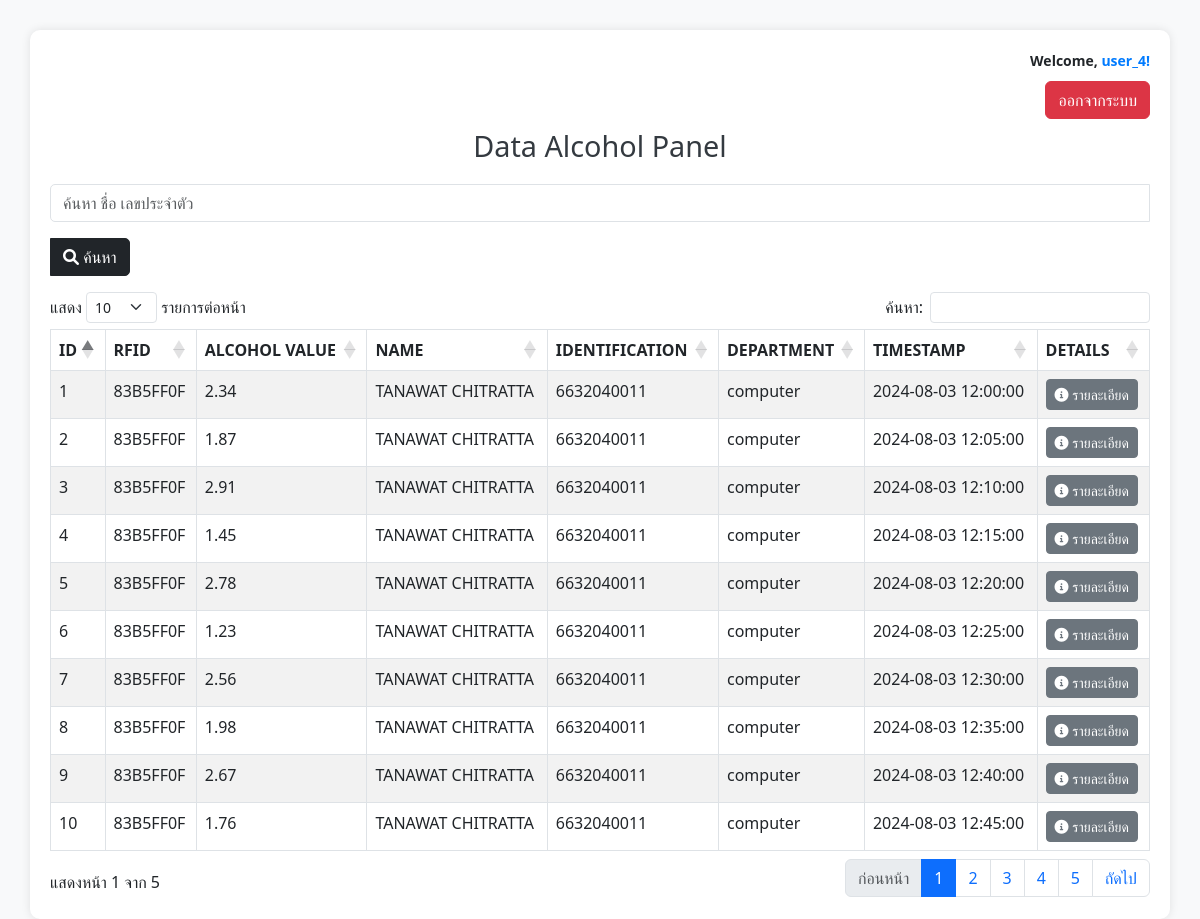
The app's page /sensor_db/display/index.php (signed in) with its own data.
### tables this page shows
CREATE TABLE `alcohol` (
  `id` int(11) NOT NULL,
  `rfid` varchar(255) NOT NULL,
  `created_at` datetime NOT NULL DEFAULT current_timestamp(),
  `updated_at` datetime NOT NULL DEFAULT current_timestamp() ON UPDATE current_timestamp(),
  `alcoholvalue` float NOT NULL
);

CREATE TABLE `users` (
  `rfid` varchar(255) NOT NULL,
  `name` varchar(255) NOT NULL,
  `identification` varchar(255) NOT NULL,
  `username` varchar(255) NOT NULL,
  `password` varchar(255) NOT NULL,
  `department` varchar(255) NOT NULL,
  `email` varchar(255) NOT NULL,
  `admin` tinyint(1) DEFAULT 0,
  `created_at` datetime NOT NULL DEFAULT current_timestamp(),
  `updated_at` datetime NOT NULL DEFAULT current_timestamp() ON UPDATE current_timestamp()
);

### sensor_db/display/index.php (the view, shortened to what this page needs)
<?php
include_once "../db.php";
$sql = "SELECT alcohol.id, alcohol.rfid, alcohol.alcoholvalue, users.name, users.identification, users.department, alcohol.created_at, alcohol.updated_at
        FROM alcohol
        INNER JOIN users ON alcohol.rfid = users.rfid";
$alcohol_result = $conn->query($sql);
?>
<!DOCTYPE html>
<html lang="en">
<head>
    <link href="https://cdn.jsdelivr.net/npm/bootstrap@5.3.0-alpha1/dist/css/bootstrap.min.css" rel="stylesheet">
    <link rel="stylesheet" href="https://cdn.datatables.net/1.11.5/css/dataTables.bootstrap5.min.css">
    <link rel="stylesheet" href="https://cdnjs.cloudflare.com/ajax/libs/font-awesome/6.0.0-beta3/css/all.min.css">
</head>
<body>
<div class="container">
    <div class="row">
        <div class="col-12 text-end">
            <?php if (isset($_SESSION['username'])): ?>
                <p class="user-welcome">Welcome, <span class="username"><?php echo $_SESSION['username']; ?>!</span></p>
            <?php endif; ?>
            <a href="../logout.php" class="btn btn-danger btn-logout">ออกจากระบบ</a>
        </div>
    </div>
    <h1 class="text-center"><i class=""></i> Data Alcohol Panel </h1>
    <div class="row mb-3">
        <div class="col-md-12"> <input type="text" class="form-control" placeholder="ค้นหา ชื่อ เลขประจำตัว" id="searchInput">
        </div>
    </div>
    <div class="row mb-3">
        <div class="col-md-12">
            <button class="btn btn-dark" type="button" id="searchButton">
                <i class="fas fa-search"></i> ค้นหา
            </button>
        </div>
    </div>
    <div class="table-responsive">
        <table id="alcoholTable" class="table table-striped table-bordered">
            <thead>
                <tr>
                    <th scope="col">ID</th>
                    <th scope="col">RFID</th>
                    <th scope="col">ALCOHOL VALUE</th>
                    <th scope="col">NAME</th>
                    <th scope="col">IDENTIFICATION</th>
                    <th scope="col">DEPARTMENT</th>
                    <th scope="col">TIMESTAMP</th>
                    <th scope="col">DETAILS</th>
                </tr>
            </thead>
            <tbody>
            <?php while ($row = $alcohol_result->fetch_assoc()): ?>
                <tr class="<?php echo $row['alcoholvalue'] > 20 ? 'high-alcohol' : 'low-alcohol'; ?>">
                    <td><?php echo htmlspecialchars($row["id"]); ?></td>
                    <td><?php echo htmlspecialchars($row["rfid"]); ?></td>
                    <td><?php echo htmlspecialchars($row["alcoholvalue"]); ?></td>
                    <td><?php echo htmlspecialchars($row["name"]); ?></td>
                    <td><?php echo htmlspecialchars($row["identification"]); ?></td>
                    <td><?php echo htmlspecialchars($row["department"]); ?></td>
                    <td><?php echo htmlspecialchars($row["updated_at"]); ?></td>
                    <td>
                        <button type="button" class="btn btn-sm btn-secondary" data-bs-toggle="modal" data-bs-target="#modalDetails<?php echo $row["id"]; ?>">
                            <i class="fas fa-info-circle"></i> รายละเอียด
                        </button>
                    </td>
                </tr>
            <?php endwhile; ?>
            </tbody>
        </table>
    </div>
</div>
</body>
</html>

### sensor_db/display/index.php (style rules this page uses)
body { background-color: #f8f9fa; }
.container { background-color: #fff; border-radius: 10px; box-shadow: 0 0 10px rgba(0, 0, 0, 0.1); padding: 20px; margin-top: 30px; }
h1 { color: #343a40; margin-bottom: 20px; font-size: 1.8rem; text-align: center; }
.low-alcohol { background-color: #d4edda; }
#searchInput { border-radius: 5px 0 0 5px; }
#searchButton { border-radius: 0 5px 5px 0; }
.btn-logout { position: relative; top: 0; right: 0; margin-bottom: 10px; }
.user-welcome { font-size: 14px; margin-bottom: 10px; font-weight: 600; }
.username { color: #007bff; }

### records on screen
alcohol: id "1", rfid "83B5FF0F", alcoholvalue "2.34", rfid.name "TANAWAT CHITRATTA", rfid.identification "6632040011", rfid.department "computer", updated_at "2024-08-03 12:00:00"
alcohol: id "2", rfid "83B5FF0F", alcoholvalue "1.87", rfid.name "TANAWAT CHITRATTA", rfid.identification "6632040011", rfid.department "computer", updated_at "2024-08-03 12:05:00"
alcohol: id "3", rfid "83B5FF0F", alcoholvalue "2.91", rfid.name "TANAWAT CHITRATTA", rfid.identification "6632040011", rfid.department "computer", updated_at "2024-08-03 12:10:00"
alcohol: id "4", rfid "83B5FF0F", alcoholvalue "1.45", rfid.name "TANAWAT CHITRATTA", rfid.identification "6632040011", rfid.department "computer", updated_at "2024-08-03 12:15:00"
alcohol: id "5", rfid "83B5FF0F", alcoholvalue "2.78", rfid.name "TANAWAT CHITRATTA", rfid.identification "6632040011", rfid.department "computer", updated_at "2024-08-03 12:20:00"
alcohol: id "6", rfid "83B5FF0F", alcoholvalue "1.23", rfid.name "TANAWAT CHITRATTA", rfid.identification "6632040011", rfid.department "computer", updated_at "2024-08-03 12:25:00"
alcohol: id "7", rfid "83B5FF0F", alcoholvalue "2.56", rfid.name "TANAWAT CHITRATTA", rfid.identification "6632040011", rfid.department "computer", updated_at "2024-08-03 12:30:00"
alcohol: id "8", rfid "83B5FF0F", alcoholvalue "1.98", rfid.name "TANAWAT CHITRATTA", rfid.identification "6632040011", rfid.department "computer", updated_at "2024-08-03 12:35:00"
alcohol: id "9", rfid "83B5FF0F", alcoholvalue "2.67", rfid.name "TANAWAT CHITRATTA", rfid.identification "6632040011", rfid.department "computer", updated_at "2024-08-03 12:40:00"
alcohol: id "10", rfid "83B5FF0F", alcoholvalue "1.76", rfid.name "TANAWAT CHITRATTA", rfid.identification "6632040011", rfid.department "computer", updated_at "2024-08-03 12:45:00"

### other values on screen
$_SESSION['username'] "user_4"
